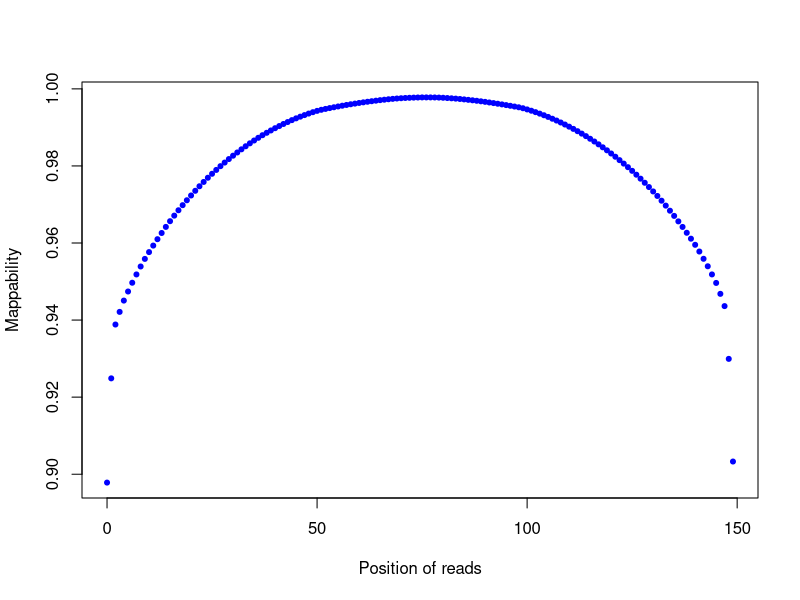

Write R code to recreate this figure.
png("/rds/user/is460/hpc-work/muscle-rnaseq/ezbamqc/output/figs/srpk3_hom_ttnb_het_7.clipping_profile.png",width=500,height=500,units="px")
read_pos=c(0,1,2,3,4,5,6,7,8,9,10,11,12,13,14,15,16,17,18,19,20,21,22,23,24,25,26,27,28,29,30,31,32,33,34,35,36,37,38,39,40,41,42,43,44,45,46,47,48,49,50,51,52,53,54,55,56,57,58,59,60,61,62,63,64,65,66,67,68,69,70,71,72,73,74,75,76,77,78,79,80,81,82,83,84,85,86,87,88,89,90,91,92,93,94,95,96,97,98,99,100,101,102,103,104,105,106,107,108,109,110,111,112,113,114,115,116,117,118,119,120,121,122,123,124,125,126,127,128,129,130,131,132,133,134,135,136,137,138,139,140,141,142,143,144,145,146,147,148,149)
count=c(3775530,2775970,2259738,2138575,2030262,1943171,1859026,1779593,1703308,1630501,1565254,1502808,1441450,1382067,1323720,1268890,1215636,1164104,1115340,1068279,1022412,977435,934004,892568,852324,814278,777268,741156,706690,673094,640767,609976,579623,550384,522226,495168,469325,444313,421249,398778,377124,356517,336638,318021,299710,282731,266543,251485,236835,223555,211042,200760,192311,184146,176443,168707,161411,154332,147614,141378,135130,129198,123641,118356,113288,108229,103873,99589,95825,92479,89741,87381,85634,84034,82818,81977,81884,82028,82490,83610,85366,87917,90561,93584,97079,101034,105285,109696,114212,119313,124587,130478,136415,142526,148919,155549,162304,169442,176600,185746,197210,209508,223180,237545,252924,268941,286288,303787,322547,342033,362485,383769,405810,429166,453310,478539,504743,531952,560368,589250,619751,650723,683406,716719,750935,786054,823013,861236,900446,941524,983638,1026844,1072354,1119503,1168407,1218095,1270683,1323962,1380031,1436758,1495431,1559805,1629487,1701287,1779320,1861009,1965593,2083104,2589128,3573514)
plot(read_pos,1-(count/36952604),pch=20,xlab="Position of reads",ylab="Mappability",col="blue")
dev.state=dev.off()
